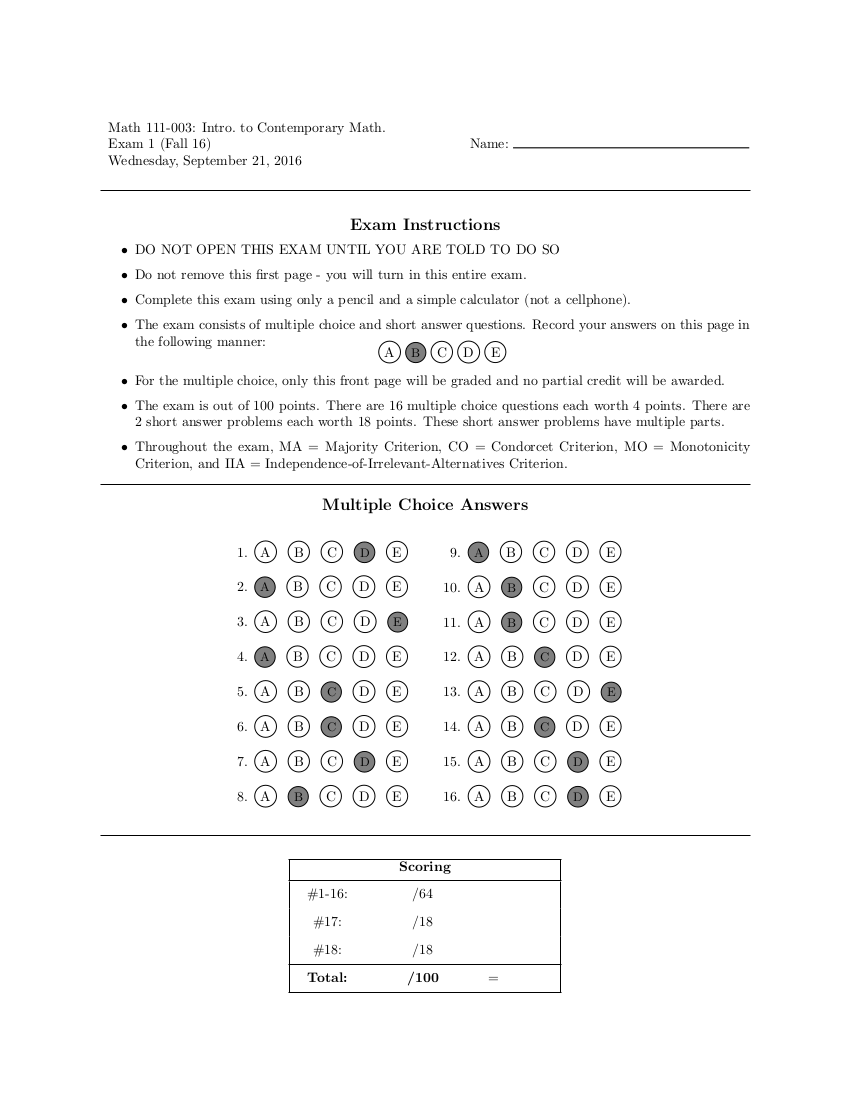
#> input picture exam_more_spacing.png, 850 x 1100 px
$ python find_mc.py   (older library calls are emulated)
#> lines starting #> are read from the running program, lines starting #| are printed output that depends on the picture; after the words box and inside, x2 and y2 are one past the last pixel; in counts of white or black regions, pixels touching at a corner belong together; pictures that were not available may be replaced by others from this repository, and a replacement may not be noted
import cv2
import imutils
import argparse
import numpy as np
from PIL import Image
from imutils import contours

# define the answer key which maps the question number
# to the correct answer
ANSWER_KEY = {
        0: 1,
        1: 4,
        2: 0,
        3: 3,
        4: 1,
        5: 1,
        6: 1,
        7: 4,
        8: 0,
        9: 3,
        10: 1,
        11: 0,
        12: 2,
        13: 2,
        14: 0,
        15: 3,
        16: 1,
        17: 4,
        }

image = cv2.imread("exam_more_spacing.png")
#> image is the input picture: shape (1100, 850, 3); min 0, max 255, mean 248.1

# template is an image of the words "Multiple Choice Responses
template = cv2.imread("top_delineator.bmp")
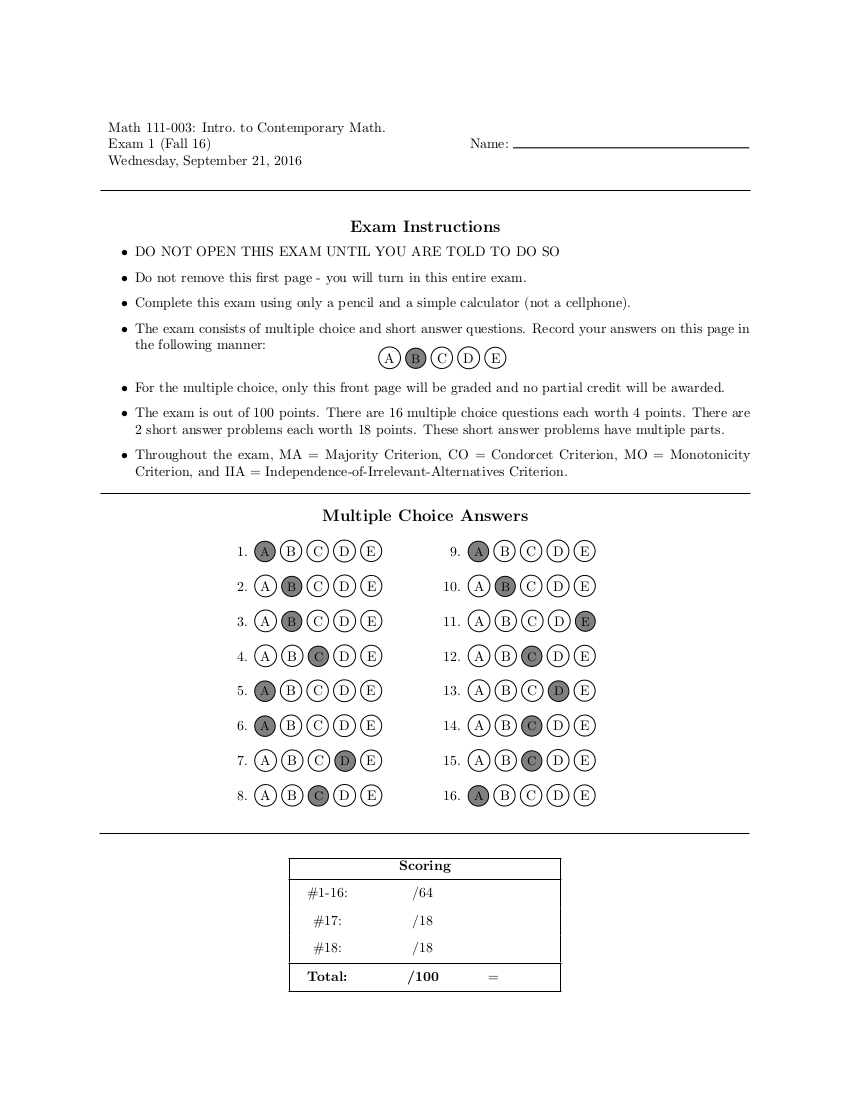
#> input picture exam.png, 850 x 1100 px, given in place of top_delineator.bmp, which was not available
#> template is the input picture: shape (1100, 850, 3); min 0, max 255, mean 248.1
_, w, h = template.shape[::-1]
#> w = 850; h = 1100
res = cv2.matchTemplate(image,template,cv2.TM_CCOEFF)
#> res = [942057088]
threshold = 0.8
min_val, max_val, min_loc, max_loc = cv2.minMaxLoc(res)
#> min_val = 942057088; max_val = 942057088; min_loc = (0, 0); max_loc = (0, 0)
top_left = max_loc
#> top_left = (0, 0)
bottom_right = (top_left[0] + w, top_left[1] + h)
#> bottom_right = (850, 1100)
rec = cv2.rectangle(image,top_left, bottom_right, 255, 2)
cv2.imwrite('res.png',rec)

gray = cv2.cvtColor(image, cv2.COLOR_BGR2GRAY)
blurred = cv2.GaussianBlur(gray, (5, 5), 0)
edged = cv2.Canny(blurred, 75, 200)
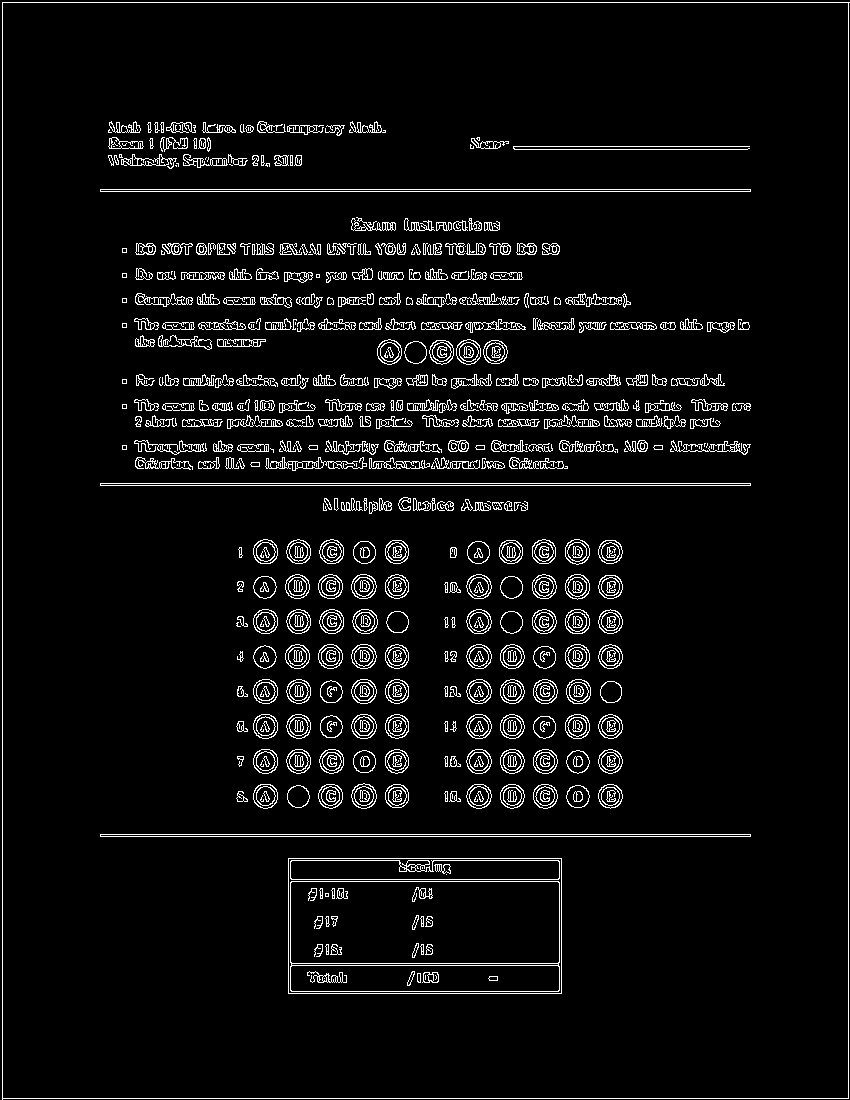
#> edged: shape (1100, 850); 5.4% white in thin lines or dots
# cv2.imwrite('output.png',edged)

# find contours in the edge map, then initialize
# the contour that corresponds to the document
cnts = cv2.findContours(edged.copy(), cv2.RETR_EXTERNAL,
        cv2.CHAIN_APPROX_SIMPLE)
#> cnts = 1 contour; box (x1, y1, x2, y2) and area: (2, 2, 850, 1100) 927217
cnts = cnts[0] if imutils.is_cv2() else cnts[1]
#> cnts = 1 item

# apply Otsu's thresholding method to binarize the warped
# piece of paper
thresh = cv2.threshold(gray, 0, 255,
        cv2.THRESH_BINARY_INV | cv2.THRESH_OTSU)[1]
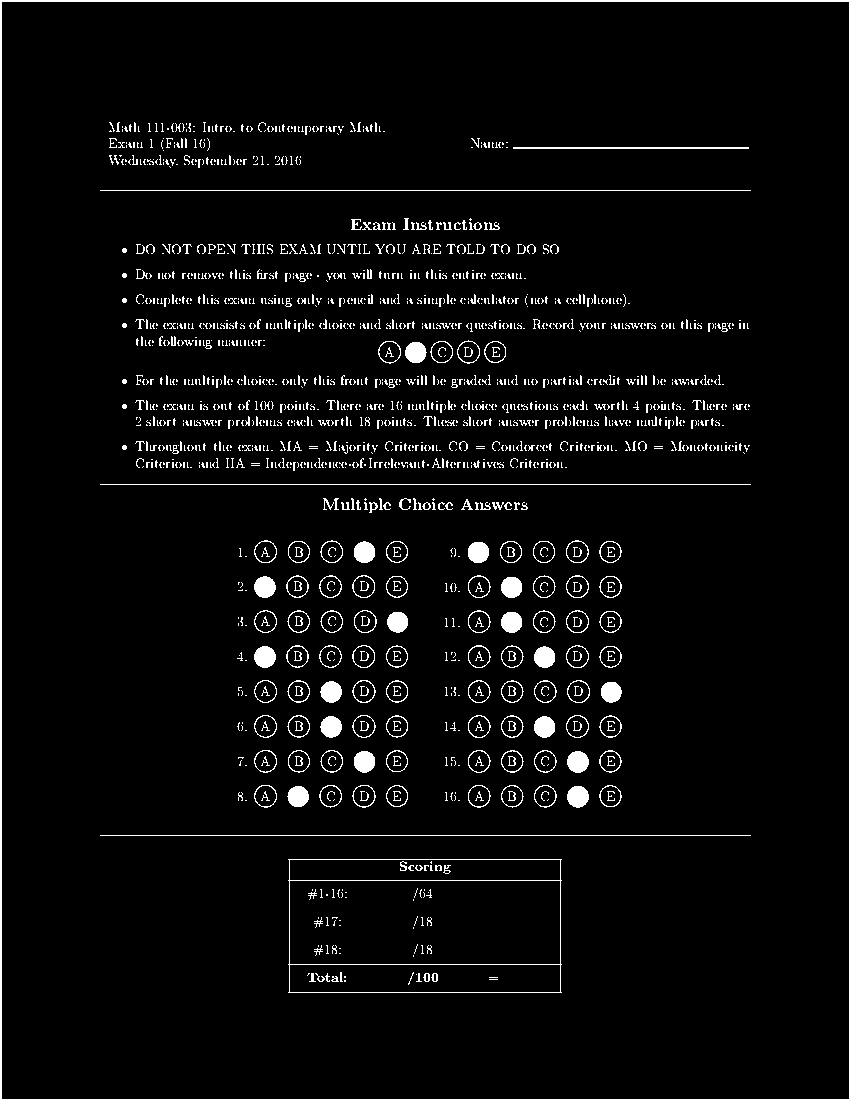
#> thresh: shape (1100, 850); 4.3% white; 1731 white regions (1388 under 20 px)
# cv2.imwrite('output.png', thresh)

# find contours in the thresholded image, then initialize
# the list of contours that correspond to questions
cnts = cv2.findContours(thresh.copy(), cv2.RETR_EXTERNAL,
        cv2.CHAIN_APPROX_SIMPLE)
#> cnts = 1 contour; box (x1, y1, x2, y2) and area: (0, 0, 850, 1100) 933051
cnts = cnts[0] if imutils.is_cv2() else cnts[1]
#> cnts = [[[0, 0], [0, 1099], [849, 1099], [849, 0]]]
questionCnts = []

# loop over the contours
for c in cnts:
        # compute the bounding box of the contour, then use the
        # bounding box to derive the aspect ratio
        (x, y, w, h) = cv2.boundingRect(c)
        ar = w / float(h)

        # in order to label the contour as a question, region
        # should be sufficiently wide, sufficiently tall, and
        # have an aspect ratio approximately equal to 1
        if w >= 20 and h >= 20 and ar >= 0.9 and ar <= 1.1:
                questionCnts.append(c)
#> this loop made 1 pass
#> (c, x, y, w, h, ar) on pass 1: ([[0, 0], [0, 1099], [849, 1099], [849, 0]], 0, 0, 850, 1100, 0.773)
#> after the loop, questionCnts = []

# sort the question contours top-to-bottom, then initialize
# the total number of correct answers
#> (the run stopped early here; a loop or call above may not have finished)
